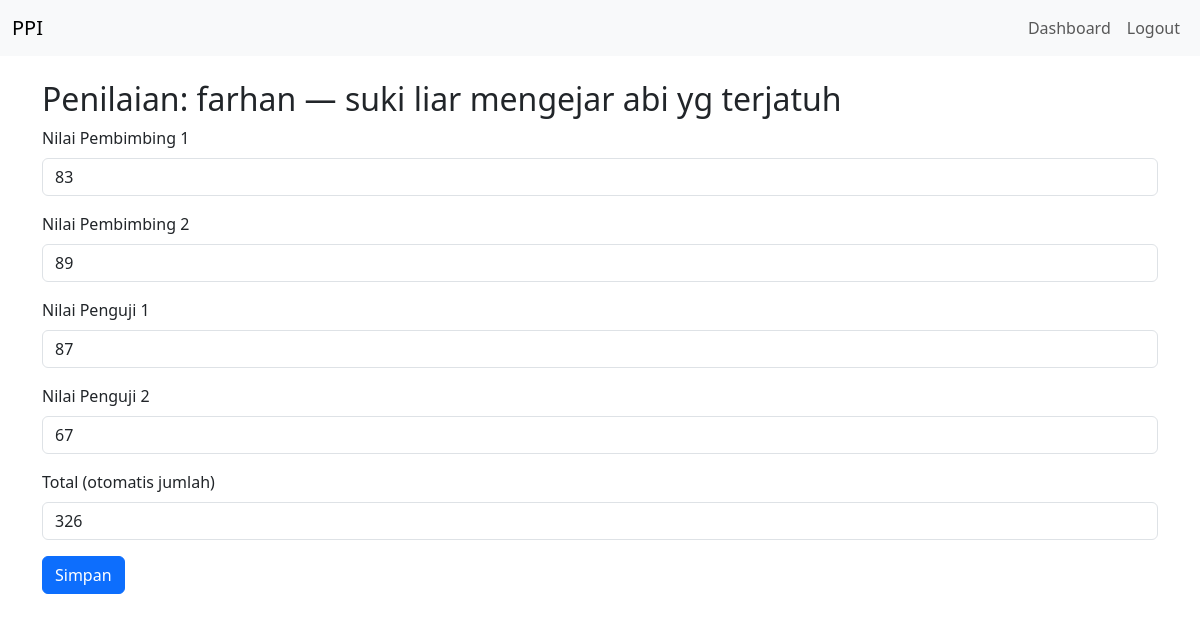
Page /admin/penilaian_edit.php?pendaftar_id=1 (signed in) on the committed database.
### tables this page shows
CREATE TABLE `pendaftaran` (
  `pendaftar_id` int(11) NOT NULL,
  `user_id` int(11) NOT NULL,
  `nama_pendaftar` varchar(100) NOT NULL,
  `judul` varchar(200) NOT NULL,
  `nama_dosen` varchar(100) NOT NULL,
  `pembimbing_lapangan` varchar(100) NOT NULL,
  `no_telp` varchar(20) NOT NULL,
  `file_kesediaan_pembimbing` varchar(255) DEFAULT NULL,
  `file_kesediaan_praktik` varchar(255) DEFAULT NULL,
  `file_proposal` varchar(255) DEFAULT NULL,
  `created_at` timestamp NOT NULL DEFAULT current_timestamp(),
  `updated_at` timestamp NOT NULL DEFAULT current_timestamp() ON UPDATE current_timestamp()
);

CREATE TABLE `user` (
  `user_id` int(11) NOT NULL,
  `email` varchar(100) NOT NULL,
  `nama_lengkap` varchar(100) NOT NULL,
  `nrp` varchar(20) NOT NULL,
  `password` varchar(255) NOT NULL,
  `bidang_keahlian` varchar(100) NOT NULL,
  `no_hp` varchar(20) NOT NULL,
  `status` enum('terverifikasi','tidak_terverifikasi') NOT NULL DEFAULT 'tidak_terverifikasi',
  `created_at` timestamp NOT NULL DEFAULT current_timestamp(),
  `updated_at` timestamp NOT NULL DEFAULT current_timestamp() ON UPDATE current_timestamp()
);

CREATE TABLE `penilaian` (
  `nilai_id` int(11) NOT NULL,
  `pendaftar_id` int(11) NOT NULL,
  `nilai_pembimbing1` int(11) DEFAULT NULL,
  `nilai_pembimbing2` int(11) DEFAULT NULL,
  `nilai_penguji1` int(11) DEFAULT NULL,
  `nilai_penguji2` int(11) DEFAULT NULL,
  `nilai_akhir` int(11) DEFAULT NULL,
  `created_at` timestamp NOT NULL DEFAULT current_timestamp(),
  `updated_at` timestamp NOT NULL DEFAULT current_timestamp() ON UPDATE current_timestamp()
);

### admin/penilaian_edit.php (the view, shortened to what this page needs)
<?php
require_once __DIR__ . '/../config.php';
$pendaftar_id = intval($_GET['pendaftar_id'] ?? 0);
$stmt = $mysqli->prepare('SELECT p.*, u.nama_lengkap FROM pendaftaran p JOIN user u ON u.user_id = p.user_id WHERE p.pendaftar_id = ? LIMIT 1');
$stmt->bind_param('i', $pendaftar_id);
$stmt->execute();
$pend = $stmt->get_result()->fetch_assoc();
$stmt = $mysqli->prepare('SELECT * FROM penilaian WHERE pendaftar_id = ? LIMIT 1');
$stmt->bind_param('i', $pendaftar_id);
$stmt->execute();
$pen = $stmt->get_result()->fetch_assoc();
require_once __DIR__ . '/../includes/header.php';
?>
<h2>Penilaian: <?=htmlspecialchars($pend['nama_lengkap'])?> — <?=htmlspecialchars($pend['judul'])?></h2>
<form method="post">
  <div class="mb-3">
    <label class="form-label">Nilai Pembimbing 1</label>
    <input type="number" step="0.1" name="nilai_pembimbing1" class="form-control nilai-input" value="<?=htmlspecialchars($pen['nilai_pembimbing1'] ?? 0)?>">
  </div>
  <div class="mb-3">
    <label class="form-label">Nilai Pembimbing 2</label>
    <input type="number" step="0.1" name="nilai_pembimbing2" class="form-control nilai-input" value="<?=htmlspecialchars($pen['nilai_pembimbing2'] ?? 0)?>">
  </div>
  <div class="mb-3">
    <label class="form-label">Nilai Penguji 1</label>
    <input type="number" step="0.1" name="nilai_penguji1" class="form-control nilai-input" value="<?=htmlspecialchars($pen['nilai_penguji1'] ?? 0)?>">
  </div>
  <div class="mb-3">
    <label class="form-label">Nilai Penguji 2</label>
    <input type="number" step="0.1" name="nilai_penguji2" class="form-control nilai-input" value="<?=htmlspecialchars($pen['nilai_penguji2'] ?? 0)?>">
  </div>
  <div class="mb-3">
    <label class="form-label">Total (otomatis jumlah)</label>
    <input type="number" step="0.1" readonly class="form-control" id="total-nilai" value="<?=htmlspecialchars($pen['nilai_akhir'] ?? 0)?>">
  </div>
  <button class="btn btn-primary">Simpan</button>
</form>
<?php require_once __DIR__ . '/../includes/footer.php';?>

### rows in the picture
pendaftaran: user.nama_lengkap "farhan", judul "suki liar mengejar abi yg terjatuh"
penilaian: nilai_pembimbing1 "83", nilai_pembimbing2 "89", nilai_penguji1 "87", nilai_penguji2 "67", nilai_akhir "326"
